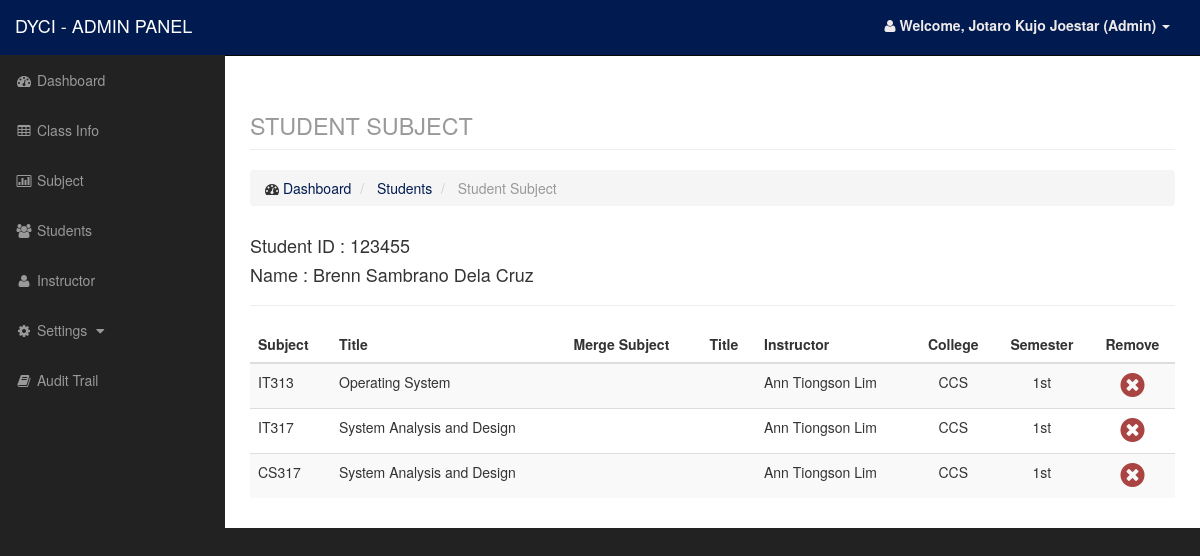
The page /admin/studentsubject.php?id=2 (signed in) on the database its author committed.
### tables this page shows
CREATE TABLE `student` (
  `id` int(11) NOT NULL,
  `studid` varchar(100) NOT NULL,
  `fname` varchar(50) NOT NULL,
  `midname` varchar(50) NOT NULL,
  `lname` varchar(50) NOT NULL,
  `college` varchar(50) NOT NULL,
  `course` varchar(100) NOT NULL,
  `year` varchar(50) NOT NULL,
  `section` varchar(50) NOT NULL
);

CREATE TABLE `class` (
  `id` int(11) NOT NULL,
  `course` varchar(250) NOT NULL,
  `year` varchar(50) NOT NULL,
  `section` varchar(2) NOT NULL,
  `college` varchar(100) NOT NULL,
  `sem` varchar(50) NOT NULL,
  `teacher` varchar(50) NOT NULL,
  `subject` varchar(50) NOT NULL,
  `mergesubject` varchar(50) NOT NULL,
  `SY` varchar(50) NOT NULL
);

CREATE TABLE `subject` (
  `id` int(11) NOT NULL,
  `code` varchar(50) NOT NULL,
  `title` varchar(50) NOT NULL,
  `college` varchar(50) NOT NULL,
  `category` varchar(100) NOT NULL,
  `type` varchar(100) NOT NULL,
  `unit` int(1) NOT NULL
);

CREATE TABLE `teacher` (
  `id` int(11) NOT NULL,
  `teachid` varchar(100) NOT NULL,
  `fname` varchar(50) NOT NULL,
  `midname` varchar(50) NOT NULL,
  `lname` varchar(50) NOT NULL,
  `college` varchar(100) NOT NULL
);

### admin/data/student_model.php (called while the page is built, shortened)
<?php
$student = new Datastudent();
class Datastudent
{
    function getstudentbyid($id)
    {
        $q = "select * from student where id=$id";
        $r = mysql_query($q);
        return $r;
    }
}

### admin/data/data_model.php (called while the page is built, shortened)
<?php
$data = new Data();
class Data
{
    function getsubjectbycode($code)
    {
        $q = "select * from subject where code='$code'";
        $r = mysql_query($q);
        $data = mysql_fetch_array($r);
        return $data;
    }
}

### admin/studentsubject.php (the view)
<?php
    include('include/header.php');
    include('include/sidebar.php');
    include('data/student_model.php');
    include('data/data_model.php');
    $id = $_GET['id'];
    $student = $student->getstudentbyid($id);
?>
<div id="page-wrapper">
    <div class="container-fluid">
        <div class="row">
            <div class="col-lg-12">
                <h1 class="page-header">
                    <small>STUDENT SUBJECT</small>
                </h1>
                <ol class="breadcrumb">
                    <li>
                        <i class="fa fa-dashboard"></i> <a href="index.php">Dashboard</a>
                    </li>
                    <li>
                        <a href="studentlist.php">Students</a>
                    </li>
                    <li class="active">
                        Student Subject
                    </li>
                </ol>
            </div>
        </div>
        <div class="row">
            <div class="col-lg-12">
                <?php while($row = mysql_fetch_array($student)): ?>
                <h4>Student ID : <?php echo $row['studid']; ?></h4>
                <h4>Name : <?php echo $row['fname'].' '.$row['midname'].' '.$row['lname']; ?></h4>
                <?php endwhile; ?>
                <hr />
                <div class="table-responsive">
                <table class="table table-striped">
                    <thead>
                        <tr>
                            <th>Subject</th>
                            <th>Title</th>
                            <th>Merge Subject</th>
                            <th>Title</th>
                            <th>Instructor</th>
                            <th class="text-center">College</th>
                            <th class="text-center">Semester</th>
                            <th class="text-center">Remove</th>
                        </tr>
                    </thead>
                    <tbody>
                    <?php
                        $r1 = mysql_query("select * from studentsubject where studid=$id");
                        while($row = mysql_fetch_array($r1)):
                        $r2 = mysql_query('select * from class where id='.$row['classid'].'');
                        while($rows = mysql_fetch_array($r2)):
                        $r3 = mysql_query('select * from teacher where id='.$rows['teacher'].'');
                        $teacher = null;
                        if($r3){
                        $teacher = mysql_fetch_array($r3);
                        $teacher = $teacher['fname'].' '.$teacher['midname'].' '.$teacher['lname'];
                        }
                    ?>
                        <tr>
                            <td><?php echo $rows['subject']; ?></td>
                            <?php $title = $data->getsubjectbycode($rows['subject']); ?>
                            <td><?php echo $title['title']; ?></td>
                            <td><?php echo $rows['mergesubject']; ?></td>
                            <?php $mergetitle = $data->getsubjectbycode($rows['mergesubject']); ?>
                            <td><?php echo $mergetitle['title']; ?></td>
                            <td><?php echo $teacher ?></td>
                            <td class="text-center"><?php echo $rows['college']; ?></td>
                            <td class="text-center"><?php echo $rows['sem']; ?></td>
                            <td class="text-center"><a href="data/student_model.php?q=removesubject&studid=<?php echo $id;?>&classid=<?php echo $rows['id']; ?>"><i class="fa fa-times-circle text-danger fa-2x confirmation"></i></a></td>
                        </tr>
                    <?php endwhile; endwhile; ?>
                      <?php
                        $r4 = mysql_query("select * from studentsubjectlec where studid=$id");
                        while($row = mysql_fetch_array($r4)):
                        $r5 = mysql_query('select * from class where id='.$row['classid'].'');
                        while($rows = mysql_fetch_array($r5)):
                        $r6 = mysql_query('select * from teacher where id='.$rows['teacher'].'');
                        $teacher = null;
                        if($r6){
                        $teacher = mysql_fetch_array($r6);
                        $teacher = $teacher['fname'].' '.$teacher['midname'].' '.$teacher['lname'];
                        }
                    ?>
                        <tr>
                            <td><?php echo $rows['subject']; ?></td>
                            <?php $title = $data->getsubjectbycode($rows['subject']); ?>
                            <td><?php echo $title['title']; ?></td>
                            <td><?php echo $rows['mergesubject']; ?></td>
                            <?php $mergetitle = $data->getsubjectbycode($rows['mergesubject']); ?>
                            <td><?php echo $mergetitle['title']; ?></td>
                            <td><?php echo $teacher ?></td>
                            <td class="text-center"><?php echo $rows['college']; ?></td>
                            <td class="text-center"><?php echo $rows['sem']; ?></td>
                            <td class="text-center"><a href="data/student_model.php?q=removesubject&studid=<?php echo $id;?>&classid=<?php echo $rows['id']; ?>"><i class="fa fa-times-circle text-danger fa-2x confirmation"></i></a></td>
                        </tr>
                    <?php endwhile; endwhile; ?>
                      <?php
                        $r7 = mysql_query("select * from studentsubjectlab where studid=$id");
                        while($row = mysql_fetch_array($r7)):
                        $r8 = mysql_query('select * from class where id='.$row['classid'].'');
                        while($rows = mysql_fetch_array($r8)):
                        $r9 = mysql_query('select * from teacher where id='.$rows['teacher'].'');
                        $teacher = null;
                        if($r9){
                        $teacher = mysql_fetch_array($r9);
                        $teacher = $teacher['fname'].' '.$teacher['midname'].' '.$teacher['lname'];
                        }
                    ?>
                        <tr>
                            <td><?php echo $rows['subject']; ?></td>
                            <?php $title = $data->getsubjectbycode($rows['subject']); ?>
                            <td><?php echo $title['title']; ?></td>
                            <td><?php echo $rows['mergesubject']; ?></td>
                            <?php $mergetitle = $data->getsubjectbycode($rows['mergesubject']); ?>
                            <td><?php echo $mergetitle['title']; ?></td>
                            <td><?php echo $teacher ?></td>
                            <td class="text-center"><?php echo $rows['college']; ?></td>
                            <td class="text-center"><?php echo $rows['sem']; ?></td>
                            <td class="text-center"><a href="data/student_model.php?q=removesubject&studid=<?php echo $id;?>&classid=<?php echo $rows['id']; ?>"><i class="fa fa-times-circle text-danger fa-2x confirmation"></i></a></td>
                        </tr>
                    <?php endwhile; endwhile; ?>
                    </tbody>
                </table>
            </div>
            </div>
        </div>
    </div>
</div>
<?php include('include/footer.php');

### css/sb-admin.css (style rules this page uses)
body { margin-top: 100px; background-color: #222; }
@media (min-width:768px) { body { margin-top: 50px; } }
#page-wrapper { width: 100%; padding: 0; background-color: #fff; }
@media (min-width:768px) { #page-wrapper { padding: 10px; } }

### rows shown on the page
student: studid "123455", fname "Brenn", midname "Sambrano", lname "Dela Cruz"
class: subject "IT313", subject.title "Operating System", teacher.fname+midname+lname "Ann Tiongson Lim", college "CCS", sem "1st"
class: subject "IT317", subject.title "System Analysis and Design", teacher.fname+midname+lname "Ann Tiongson Lim", college "CCS", sem "1st"
class: subject "CS317", subject.title "System Analysis and Design", teacher.fname+midname+lname "Ann Tiongson Lim", college "CCS", sem "1st"

### other values the page prints
$_SESSION['name'] "Jotaro Kujo Joestar"
